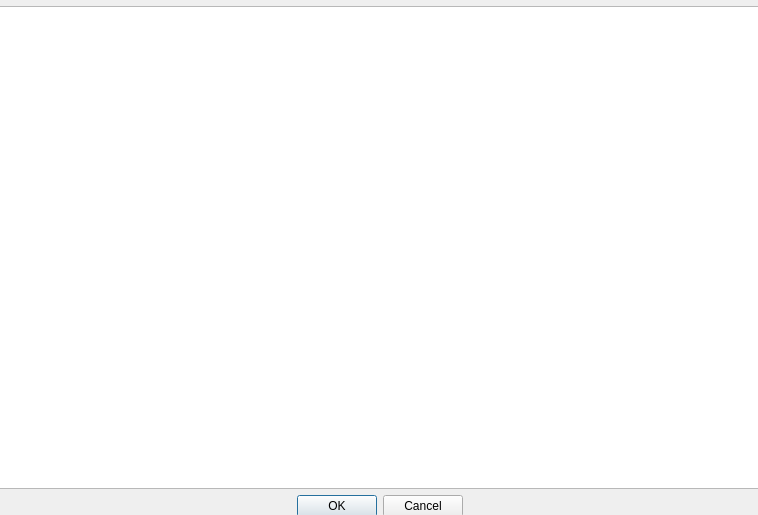
<?xml version="1.0" encoding="UTF-8"?>
<ui version="4.0">
 <class>Dialog</class>
 <widget class="QDialog" name="Dialog">
  <property name="geometry">
   <rect>
    <x>0</x>
    <y>0</y>
    <width>758</width>
    <height>515</height>
   </rect>
  </property>
  <property name="windowTitle">
   <string>Инструкция</string>
  </property>
  <property name="toolTipDuration">
   <number>-12</number>
  </property>
  <widget class="QWidget" name="verticalLayoutWidget">
   <property name="geometry">
    <rect>
     <x>-1</x>
     <y>6</y>
     <width>761</width>
     <height>511</height>
    </rect>
   </property>
   <layout class="QVBoxLayout" name="verticalLayout">
    <item>
     <layout class="QHBoxLayout" name="horizontalLayout">
      <item>
       <widget class="QTextEdit" name="instrct_text">
        <property name="readOnly">
         <bool>true</bool>
        </property>
        <property name="html">
         <string>&lt;!DOCTYPE HTML PUBLIC &quot;-//W3C//DTD HTML 4.0//EN&quot; &quot;http://www.w3.org/TR/REC-html40/strict.dtd&quot;&gt;
&lt;html&gt;&lt;head&gt;&lt;meta name=&quot;qrichtext&quot; content=&quot;1&quot; /&gt;&lt;style type=&quot;text/css&quot;&gt;
p, li { white-space: pre-wrap; }
&lt;/style&gt;&lt;/head&gt;&lt;body style=&quot; font-family:'MS Shell Dlg 2'; font-size:8.13913pt; font-weight:400; font-style:normal;&quot;&gt;
&lt;p style=&quot;-qt-paragraph-type:empty; margin-top:0px; margin-bottom:0px; margin-left:0px; margin-right:0px; -qt-block-indent:0; text-indent:0px; font-size:8pt;&quot;&gt;&lt;br /&gt;&lt;/p&gt;&lt;/body&gt;&lt;/html&gt;</string>
        </property>
       </widget>
      </item>
     </layout>
    </item>
    <item>
     <widget class="QDialogButtonBox" name="buttonBox">
      <property name="orientation">
       <enum>Qt::Horizontal</enum>
      </property>
      <property name="standardButtons">
       <set>QDialogButtonBox::Cancel|QDialogButtonBox::Ok</set>
      </property>
      <property name="centerButtons">
       <bool>true</bool>
      </property>
     </widget>
    </item>
   </layout>
  </widget>
 </widget>
 <resources/>
 <connections>
  <connection>
   <sender>buttonBox</sender>
   <signal>accepted()</signal>
   <receiver>Dialog</receiver>
   <slot>accept()</slot>
   <hints>
    <hint type="sourcelabel">
     <x>248</x>
     <y>254</y>
    </hint>
    <hint type="destinationlabel">
     <x>157</x>
     <y>274</y>
    </hint>
   </hints>
  </connection>
  <connection>
   <sender>buttonBox</sender>
   <signal>rejected()</signal>
   <receiver>Dialog</receiver>
   <slot>reject()</slot>
   <hints>
    <hint type="sourcelabel">
     <x>316</x>
     <y>260</y>
    </hint>
    <hint type="destinationlabel">
     <x>286</x>
     <y>274</y>
    </hint>
   </hints>
  </connection>
 </connections>
</ui>
